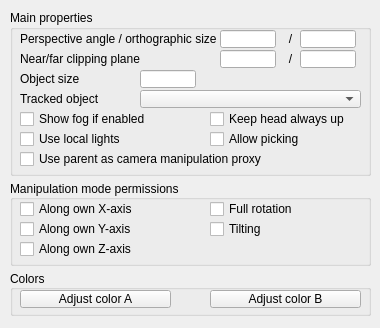
<?xml version="1.0" encoding="UTF-8"?>
<ui version="4.0">
 <class>CQDlgCameras</class>
 <widget class="QDialog" name="CQDlgCameras">
  <property name="geometry">
   <rect>
    <x>0</x>
    <y>0</y>
    <width>380</width>
    <height>328</height>
   </rect>
  </property>
  <property name="windowTitle">
   <string>Camera Properties</string>
  </property>
  <property name="locale">
   <locale language="English" country="UnitedStates"/>
  </property>
  <widget class="QGroupBox" name="groupBox">
   <property name="geometry">
    <rect>
     <x>10</x>
     <y>10</y>
     <width>361</width>
     <height>166</height>
    </rect>
   </property>
   <property name="locale">
    <locale language="English" country="UnitedStates"/>
   </property>
   <property name="title">
    <string>Main properties</string>
   </property>
   <property name="flat">
    <bool>true</bool>
   </property>
   <widget class="QLabel" name="label">
    <property name="geometry">
     <rect>
      <x>10</x>
      <y>20</y>
      <width>201</width>
      <height>18</height>
     </rect>
    </property>
    <property name="text">
     <string>Perspective angle / orthographic size</string>
    </property>
   </widget>
   <widget class="QLineEdit" name="qqPerspectiveProjectionAngle">
    <property name="geometry">
     <rect>
      <x>210</x>
      <y>20</y>
      <width>56</width>
      <height>18</height>
     </rect>
    </property>
   </widget>
   <widget class="QLineEdit" name="qqOrthographicProjectionSize">
    <property name="geometry">
     <rect>
      <x>290</x>
      <y>20</y>
      <width>56</width>
      <height>18</height>
     </rect>
    </property>
   </widget>
   <widget class="QLabel" name="label_3">
    <property name="geometry">
     <rect>
      <x>10</x>
      <y>40</y>
      <width>161</width>
      <height>18</height>
     </rect>
    </property>
    <property name="text">
     <string>Near/far clipping plane</string>
    </property>
   </widget>
   <widget class="QLineEdit" name="qqNearClipping">
    <property name="geometry">
     <rect>
      <x>210</x>
      <y>40</y>
      <width>56</width>
      <height>18</height>
     </rect>
    </property>
   </widget>
   <widget class="QLineEdit" name="qqFarClipping">
    <property name="geometry">
     <rect>
      <x>290</x>
      <y>40</y>
      <width>56</width>
      <height>18</height>
     </rect>
    </property>
   </widget>
   <widget class="QLabel" name="label_5">
    <property name="geometry">
     <rect>
      <x>10</x>
      <y>80</y>
      <width>121</width>
      <height>18</height>
     </rect>
    </property>
    <property name="text">
     <string>Tracked object</string>
    </property>
   </widget>
   <widget class="QComboBox" name="qqTrackedCombo">
    <property name="geometry">
     <rect>
      <x>130</x>
      <y>80</y>
      <width>221</width>
      <height>18</height>
     </rect>
    </property>
    <property name="maxVisibleItems">
     <number>50</number>
    </property>
   </widget>
   <widget class="QCheckBox" name="qqShowFog">
    <property name="geometry">
     <rect>
      <x>10</x>
      <y>100</y>
      <width>191</width>
      <height>18</height>
     </rect>
    </property>
    <property name="focusPolicy">
     <enum>Qt::StrongFocus</enum>
    </property>
    <property name="text">
     <string>Show fog if enabled</string>
    </property>
   </widget>
   <widget class="QCheckBox" name="qqKeepHeadUp">
    <property name="geometry">
     <rect>
      <x>200</x>
      <y>100</y>
      <width>181</width>
      <height>18</height>
     </rect>
    </property>
    <property name="focusPolicy">
     <enum>Qt::StrongFocus</enum>
    </property>
    <property name="text">
     <string>Keep head always up</string>
    </property>
   </widget>
   <widget class="QCheckBox" name="qqManipProxy">
    <property name="geometry">
     <rect>
      <x>10</x>
      <y>140</y>
      <width>271</width>
      <height>18</height>
     </rect>
    </property>
    <property name="focusPolicy">
     <enum>Qt::StrongFocus</enum>
    </property>
    <property name="text">
     <string>Use parent as camera manipulation proxy</string>
    </property>
   </widget>
   <widget class="QLabel" name="label_6">
    <property name="geometry">
     <rect>
      <x>10</x>
      <y>60</y>
      <width>121</width>
      <height>18</height>
     </rect>
    </property>
    <property name="text">
     <string>Object size</string>
    </property>
   </widget>
   <widget class="QLineEdit" name="qqSize">
    <property name="geometry">
     <rect>
      <x>130</x>
      <y>60</y>
      <width>56</width>
      <height>18</height>
     </rect>
    </property>
   </widget>
   <widget class="QCheckBox" name="qqLocalLights">
    <property name="geometry">
     <rect>
      <x>10</x>
      <y>120</y>
      <width>141</width>
      <height>18</height>
     </rect>
    </property>
    <property name="focusPolicy">
     <enum>Qt::StrongFocus</enum>
    </property>
    <property name="text">
     <string>Use local lights</string>
    </property>
   </widget>
   <widget class="QLabel" name="label_7">
    <property name="geometry">
     <rect>
      <x>270</x>
      <y>40</y>
      <width>21</width>
      <height>18</height>
     </rect>
    </property>
    <property name="text">
     <string>/</string>
    </property>
    <property name="alignment">
     <set>Qt::AlignCenter</set>
    </property>
   </widget>
   <widget class="QLabel" name="label_8">
    <property name="geometry">
     <rect>
      <x>270</x>
      <y>20</y>
      <width>21</width>
      <height>18</height>
     </rect>
    </property>
    <property name="text">
     <string>/</string>
    </property>
    <property name="alignment">
     <set>Qt::AlignCenter</set>
    </property>
   </widget>
   <widget class="QCheckBox" name="qqAllowPicking">
    <property name="geometry">
     <rect>
      <x>200</x>
      <y>120</y>
      <width>181</width>
      <height>18</height>
     </rect>
    </property>
    <property name="focusPolicy">
     <enum>Qt::StrongFocus</enum>
    </property>
    <property name="text">
     <string>Allow picking</string>
    </property>
   </widget>
  </widget>
  <widget class="QGroupBox" name="groupBox_2">
   <property name="geometry">
    <rect>
     <x>10</x>
     <y>180</y>
     <width>361</width>
     <height>86</height>
    </rect>
   </property>
   <property name="locale">
    <locale language="English" country="UnitedStates"/>
   </property>
   <property name="title">
    <string>Manipulation mode permissions</string>
   </property>
   <property name="alignment">
    <set>Qt::AlignLeading|Qt::AlignLeft|Qt::AlignVCenter</set>
   </property>
   <property name="flat">
    <bool>true</bool>
   </property>
   <widget class="QCheckBox" name="qqAlongX">
    <property name="geometry">
     <rect>
      <x>10</x>
      <y>20</y>
      <width>141</width>
      <height>18</height>
     </rect>
    </property>
    <property name="focusPolicy">
     <enum>Qt::StrongFocus</enum>
    </property>
    <property name="text">
     <string>Along own X-axis</string>
    </property>
   </widget>
   <widget class="QCheckBox" name="qqAlongY">
    <property name="geometry">
     <rect>
      <x>10</x>
      <y>40</y>
      <width>141</width>
      <height>18</height>
     </rect>
    </property>
    <property name="focusPolicy">
     <enum>Qt::StrongFocus</enum>
    </property>
    <property name="text">
     <string>Along own Y-axis</string>
    </property>
   </widget>
   <widget class="QCheckBox" name="qqAlongZ">
    <property name="geometry">
     <rect>
      <x>10</x>
      <y>60</y>
      <width>141</width>
      <height>18</height>
     </rect>
    </property>
    <property name="focusPolicy">
     <enum>Qt::StrongFocus</enum>
    </property>
    <property name="text">
     <string>Along own Z-axis</string>
    </property>
   </widget>
   <widget class="QCheckBox" name="qqFullRotation">
    <property name="geometry">
     <rect>
      <x>200</x>
      <y>20</y>
      <width>181</width>
      <height>18</height>
     </rect>
    </property>
    <property name="focusPolicy">
     <enum>Qt::StrongFocus</enum>
    </property>
    <property name="text">
     <string>Full rotation</string>
    </property>
   </widget>
   <widget class="QCheckBox" name="qqTilting">
    <property name="geometry">
     <rect>
      <x>200</x>
      <y>40</y>
      <width>181</width>
      <height>18</height>
     </rect>
    </property>
    <property name="focusPolicy">
     <enum>Qt::StrongFocus</enum>
    </property>
    <property name="text">
     <string>Tilting</string>
    </property>
   </widget>
  </widget>
  <widget class="QGroupBox" name="groupBox_3">
   <property name="geometry">
    <rect>
     <x>10</x>
     <y>270</y>
     <width>361</width>
     <height>46</height>
    </rect>
   </property>
   <property name="locale">
    <locale language="English" country="UnitedStates"/>
   </property>
   <property name="title">
    <string>Colors</string>
   </property>
   <property name="alignment">
    <set>Qt::AlignLeading|Qt::AlignLeft|Qt::AlignVCenter</set>
   </property>
   <property name="flat">
    <bool>true</bool>
   </property>
   <widget class="QToolButton" name="qqColorA">
    <property name="geometry">
     <rect>
      <x>10</x>
      <y>20</y>
      <width>151</width>
      <height>18</height>
     </rect>
    </property>
    <property name="focusPolicy">
     <enum>Qt::StrongFocus</enum>
    </property>
    <property name="text">
     <string>Adjust color A</string>
    </property>
   </widget>
   <widget class="QToolButton" name="qqColorB">
    <property name="geometry">
     <rect>
      <x>200</x>
      <y>20</y>
      <width>151</width>
      <height>18</height>
     </rect>
    </property>
    <property name="focusPolicy">
     <enum>Qt::StrongFocus</enum>
    </property>
    <property name="text">
     <string>Adjust color B</string>
    </property>
   </widget>
  </widget>
 </widget>
 <tabstops>
  <tabstop>qqPerspectiveProjectionAngle</tabstop>
  <tabstop>qqOrthographicProjectionSize</tabstop>
  <tabstop>qqNearClipping</tabstop>
  <tabstop>qqFarClipping</tabstop>
  <tabstop>qqSize</tabstop>
  <tabstop>qqTrackedCombo</tabstop>
  <tabstop>qqShowFog</tabstop>
  <tabstop>qqKeepHeadUp</tabstop>
  <tabstop>qqLocalLights</tabstop>
  <tabstop>qqAllowPicking</tabstop>
  <tabstop>qqManipProxy</tabstop>
  <tabstop>qqAlongX</tabstop>
  <tabstop>qqAlongY</tabstop>
  <tabstop>qqAlongZ</tabstop>
  <tabstop>qqFullRotation</tabstop>
  <tabstop>qqTilting</tabstop>
  <tabstop>qqColorA</tabstop>
  <tabstop>qqColorB</tabstop>
 </tabstops>
 <resources/>
 <connections/>
</ui>
